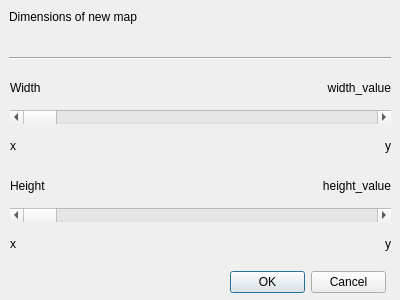
<?xml version="1.0" encoding="UTF-8"?>
<ui version="4.0">
 <class>NewMapDialog</class>
 <widget class="QDialog" name="NewMapDialog">
  <property name="geometry">
   <rect>
    <x>0</x>
    <y>0</y>
    <width>400</width>
    <height>300</height>
   </rect>
  </property>
  <property name="windowTitle">
   <string>Dialog</string>
  </property>
  <widget class="QLabel" name="title">
   <property name="geometry">
    <rect>
     <x>9</x>
     <y>9</y>
     <width>128</width>
     <height>16</height>
    </rect>
   </property>
   <property name="lineWidth">
    <number>1</number>
   </property>
   <property name="text">
    <string>Dimensions of new map</string>
   </property>
   <property name="textFormat">
    <enum>Qt::AutoText</enum>
   </property>
   <property name="alignment">
    <set>Qt::AlignCenter</set>
   </property>
   <property name="textInteractionFlags">
    <set>Qt::LinksAccessibleByMouse</set>
   </property>
  </widget>
  <widget class="QDialogButtonBox" name="dialogButtonBox">
   <property name="geometry">
    <rect>
     <x>230</x>
     <y>270</y>
     <width>156</width>
     <height>24</height>
    </rect>
   </property>
   <property name="orientation">
    <enum>Qt::Horizontal</enum>
   </property>
   <property name="standardButtons">
    <set>QDialogButtonBox::Cancel|QDialogButtonBox::Ok</set>
   </property>
  </widget>
  <widget class="Line" name="titleHLineSeparator">
   <property name="geometry">
    <rect>
     <x>9</x>
     <y>50</y>
     <width>382</width>
     <height>16</height>
    </rect>
   </property>
   <property name="orientation">
    <enum>Qt::Horizontal</enum>
   </property>
  </widget>
  <widget class="QWidget" name="layoutWidget">
   <property name="geometry">
    <rect>
     <x>10</x>
     <y>170</y>
     <width>381</width>
     <height>89</height>
    </rect>
   </property>
   <layout class="QGridLayout" name="heightLayout">
    <property name="leftMargin">
     <number>0</number>
    </property>
    <item row="2" column="0">
     <widget class="QLabel" name="minHeightLabelValue">
      <property name="text">
       <string>x</string>
      </property>
     </widget>
    </item>
    <item row="1" column="0" colspan="2">
     <widget class="QScrollBar" name="heightScrollBar">
      <property name="orientation">
       <enum>Qt::Horizontal</enum>
      </property>
     </widget>
    </item>
    <item row="0" column="0">
     <widget class="QLabel" name="heightLabel">
      <property name="text">
       <string>Height</string>
      </property>
     </widget>
    </item>
    <item row="2" column="1">
     <widget class="QLabel" name="maxHeightLabelValue">
      <property name="layoutDirection">
       <enum>Qt::LeftToRight</enum>
      </property>
      <property name="text">
       <string>y</string>
      </property>
      <property name="alignment">
       <set>Qt::AlignRight|Qt::AlignTrailing|Qt::AlignVCenter</set>
      </property>
     </widget>
    </item>
    <item row="0" column="1">
     <widget class="QLabel" name="heightCurValue">
      <property name="text">
       <string>height_value</string>
      </property>
      <property name="alignment">
       <set>Qt::AlignRight|Qt::AlignTrailing|Qt::AlignVCenter</set>
      </property>
     </widget>
    </item>
   </layout>
  </widget>
  <widget class="QWidget" name="layoutWidget">
   <property name="geometry">
    <rect>
     <x>10</x>
     <y>72</y>
     <width>381</width>
     <height>89</height>
    </rect>
   </property>
   <layout class="QGridLayout" name="widthLayout">
    <item row="2" column="0">
     <widget class="QLabel" name="minWidthLabelValue">
      <property name="text">
       <string>x</string>
      </property>
     </widget>
    </item>
    <item row="1" column="0" colspan="2">
     <widget class="QScrollBar" name="widthScrollBar">
      <property name="orientation">
       <enum>Qt::Horizontal</enum>
      </property>
     </widget>
    </item>
    <item row="0" column="0">
     <widget class="QLabel" name="widthLabel">
      <property name="text">
       <string>Width</string>
      </property>
     </widget>
    </item>
    <item row="2" column="1">
     <widget class="QLabel" name="maxWidthLabelValue">
      <property name="layoutDirection">
       <enum>Qt::LeftToRight</enum>
      </property>
      <property name="text">
       <string>y</string>
      </property>
      <property name="alignment">
       <set>Qt::AlignRight|Qt::AlignTrailing|Qt::AlignVCenter</set>
      </property>
     </widget>
    </item>
    <item row="0" column="1">
     <widget class="QLabel" name="widthCurValue">
      <property name="text">
       <string>width_value</string>
      </property>
      <property name="alignment">
       <set>Qt::AlignRight|Qt::AlignTrailing|Qt::AlignVCenter</set>
      </property>
     </widget>
    </item>
   </layout>
  </widget>
 </widget>
 <resources/>
 <connections>
  <connection>
   <sender>dialogButtonBox</sender>
   <signal>accepted()</signal>
   <receiver>NewMapDialog</receiver>
   <slot>accept()</slot>
   <hints>
    <hint type="sourcelabel">
     <x>248</x>
     <y>254</y>
    </hint>
    <hint type="destinationlabel">
     <x>157</x>
     <y>274</y>
    </hint>
   </hints>
  </connection>
  <connection>
   <sender>dialogButtonBox</sender>
   <signal>rejected()</signal>
   <receiver>NewMapDialog</receiver>
   <slot>reject()</slot>
   <hints>
    <hint type="sourcelabel">
     <x>316</x>
     <y>260</y>
    </hint>
    <hint type="destinationlabel">
     <x>286</x>
     <y>274</y>
    </hint>
   </hints>
  </connection>
 </connections>
</ui>
